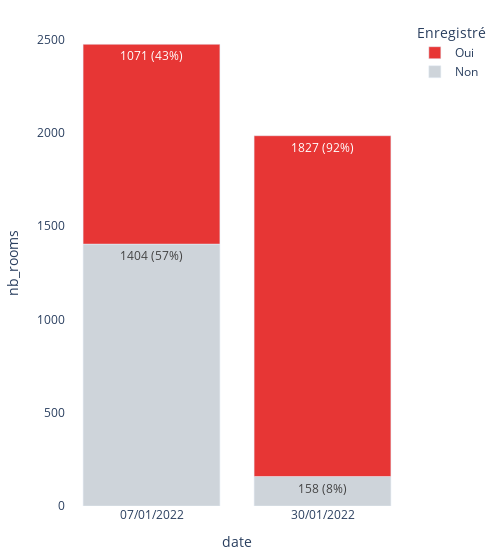

Write notebook code for a chart like this one.
### Code cell
import numpy as np

_df = df[(df.room_type == 'Logement entier') & (df.city == 'Biarritz') & (df.survey_id.isin(SURVEY_IDS))]
_df['date'] = _df.survey_date.dt.strftime("%d/%m/%Y")
_df['has_license'] = np.where(_df["has_license"], 'Oui', 'Non')

df_agg = _df.groupby(['survey_id', 'has_license']).aggregate(
    date=pd.NamedAgg('date', 'max'),
    nb_rooms=pd.NamedAgg('room_id', 'count'),
    )

df_agg['pct'] = 100 * df_agg['nb_rooms'] / df_agg.groupby('survey_id')['nb_rooms'].transform('sum')

df_agg['value_label'] = df_agg.nb_rooms.astype(str) + ' (' + df_agg.pct.round(0).astype(int).astype(str) + '%)'

df_agg = df_agg.reset_index()

fig = px.bar(df_agg, 
        x='date', 
        y='nb_rooms', 
        color='has_license', 
        text='value_label',
        barmode='relative', 
        labels={'has_license':'Enregistré'},
        category_orders={"has_license": ['Non', 'Oui']},
        color_discrete_map={'Oui': '#e73635', 'Non': '#ced4da'},
        width=500
)

fig.update_layout(
    margin=dict(l=20, r=20, t=20, b=20),
    plot_bgcolor='white',
    paper_bgcolor="white",
    legend_traceorder="reversed"
)

### Figure 1 — Plotly figure (JSON) as saved in the notebook; plotly's stock layout.template omitted (floating-point values rounded to 4 significant figures)
{"data": [{"alignmentgroup": "True", "hovertemplate": "Enregistré=Non<br>date=%{x}<br>nb_rooms=%{y}<br>value_label=%{text}<extra></extra>", "legendgroup": "Non", "marker": {"color": "#ced4da", "pattern": {"shape": ""}}, "name": "Non", "offsetgroup": "Non", "orientation": "v", "showlegend": true, "text": ["1404 (57%)", "158 (8%)"], "textposition": "auto", "type": "bar", "x": ["07/01/2022", "30/01/2022"], "xaxis": "x", "y": [1404, 158], "yaxis": "y"}, {"alignmentgroup": "True", "hovertemplate": "Enregistré=Oui<br>date=%{x}<br>nb_rooms=%{y}<br>value_label=%{text}<extra></extra>", "legendgroup": "Oui", "marker": {"color": "#e73635", "pattern": {"shape": ""}}, "name": "Oui", "offsetgroup": "Oui", "orientation": "v", "showlegend": true, "text": ["1071 (43%)", "1827 (92%)"], "textposition": "auto", "type": "bar", "x": ["07/01/2022", "30/01/2022"], "xaxis": "x", "y": [1071, 1827], "yaxis": "y"}], "layout": {"barmode": "relative", "legend": {"title": {"text": "Enregistré"}, "tracegroupgap": 0, "traceorder": "reversed"}, "margin": {"b": 20, "l": 20, "r": 20, "t": 20}, "paper_bgcolor": "white", "plot_bgcolor": "white", "width": 500, "xaxis": {"anchor": "y", "domain": [0, 1], "title": {"text": "date"}}, "yaxis": {"anchor": "x", "domain": [0, 1], "title": {"text": "nb_rooms"}}}}
